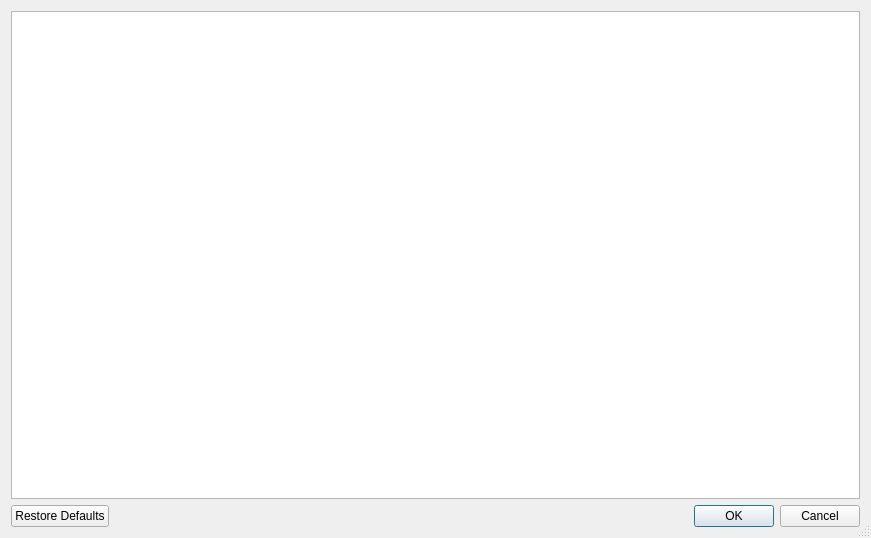
<?xml version="1.0" encoding="UTF-8"?>
<ui version="4.0">
 <class>QxrdUserScriptDialog</class>
 <widget class="QDialog" name="QxrdUserScriptDialog">
  <property name="geometry">
   <rect>
    <x>0</x>
    <y>0</y>
    <width>871</width>
    <height>538</height>
   </rect>
  </property>
  <property name="windowTitle">
   <string>Dialog</string>
  </property>
  <property name="sizeGripEnabled">
   <bool>true</bool>
  </property>
  <layout class="QGridLayout" name="gridLayout">
   <item row="0" column="0">
    <widget class="QxrdScriptEditWidget" name="m_ScriptEditor"/>
   </item>
   <item row="1" column="0">
    <widget class="QDialogButtonBox" name="m_ButtonBar">
     <property name="orientation">
      <enum>Qt::Horizontal</enum>
     </property>
     <property name="standardButtons">
      <set>QDialogButtonBox::Cancel|QDialogButtonBox::Ok|QDialogButtonBox::RestoreDefaults</set>
     </property>
    </widget>
   </item>
  </layout>
 </widget>
 <customwidgets>
  <customwidget>
   <class>QxrdScriptEditWidget</class>
   <extends>QTextEdit</extends>
   <header>qxrdscripteditwidget.h</header>
  </customwidget>
 </customwidgets>
 <resources/>
 <connections>
  <connection>
   <sender>m_ButtonBar</sender>
   <signal>accepted()</signal>
   <receiver>QxrdUserScriptDialog</receiver>
   <slot>accept()</slot>
   <hints>
    <hint type="sourcelabel">
     <x>248</x>
     <y>254</y>
    </hint>
    <hint type="destinationlabel">
     <x>157</x>
     <y>274</y>
    </hint>
   </hints>
  </connection>
  <connection>
   <sender>m_ButtonBar</sender>
   <signal>rejected()</signal>
   <receiver>QxrdUserScriptDialog</receiver>
   <slot>reject()</slot>
   <hints>
    <hint type="sourcelabel">
     <x>316</x>
     <y>260</y>
    </hint>
    <hint type="destinationlabel">
     <x>286</x>
     <y>274</y>
    </hint>
   </hints>
  </connection>
 </connections>
</ui>
